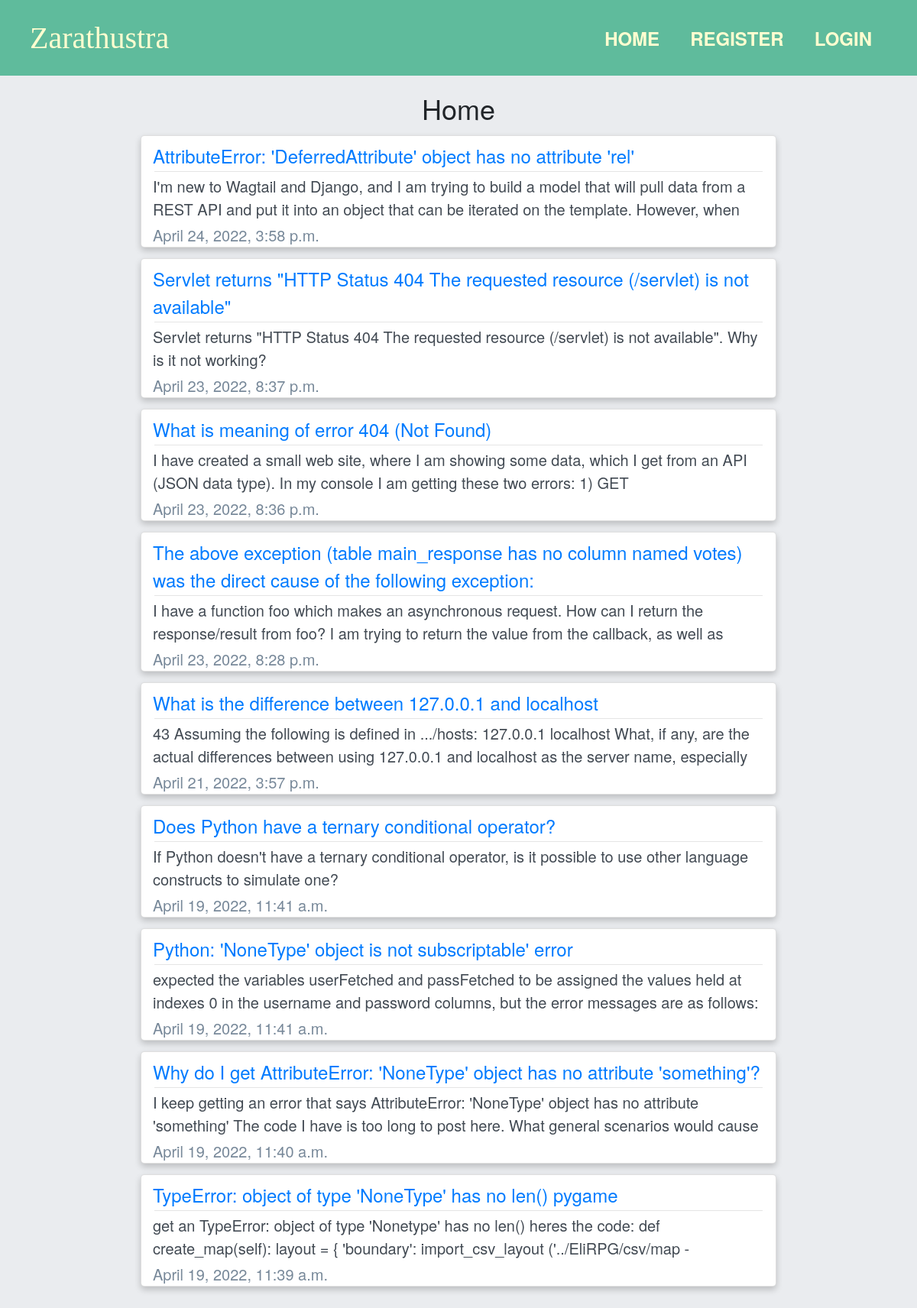
The page / on the database its author committed.
### main/models.py (models this page shows, shortened)
class Question(models.Model):
    author = models.ForeignKey(User, null=False, on_delete=models.CASCADE)
    title = models.CharField(max_length=200, null=False)
    body = models.TextField(null=False)
    created_at = models.DateTimeField(auto_now_add=True)
    updated_at = models.DateTimeField(auto_now=True)

### main/views.py (the view)
# urls.py: path('',views.homePage,name='index'),
def homePage(request):
    questions=Question.objects.all().order_by('-created_at')
    context={
        'questions':questions
    }
    return render(request,'homepage.html',context)

### main/templates/homepage.html (shortened to what this page needs)
{% extends 'layout/page.html' %}
{% block content %}
<div class="question-title text-center">
    <h4> Home</h4>
</div>
{% for question in questions %}
<div class="card-container" ">
  <div class="card justify-content-between">
    <div class="container question1">
      <a class="qtext" href="{% url 'question' question.id %}">
          {{question.title}}</a>
         <hr style="margin: 2px;">
          <div class="body-ellipse" style="font-size: smaller; color:rgb(66, 74, 83)">{{question.body}}</div>
          <div style="font-size: smaller; color:lightslategrey">{{question.created_at}}</div>
        </div>
    </div>
</div>
{% endfor %}
{% endblock %}

### main/templates/layout/page.html (shortened to what this page needs)
{% load static %}
<!DOCTYPE html>
<html>
  <head>
    <link
      rel="stylesheet"
      href="https://cdn.jsdelivr.net/npm/bootstrap@4.0.0/dist/css/bootstrap.min.css"
    />
<link rel="stylesheet" href="https://fonts.sandbox.google.com/css2?family=Material+Symbols+Outlined:opsz,wght,FILL,GRAD@48,400,0,0" />    <title>QES</title>
    <link
      rel="stylesheet"
      type="text/css"
      href="{% static 'main/css/styles.css' %}?{% now 'U' %}"
    />
  </head>
  <body>
    {% include 'navbar.html' %}
    <div class="container-fluid content" >
        {% block content %}
    {% endblock %}
    </div>
  </body>
</html>

### main/templates/navbar.html (shortened to what this page needs)
{% load static %}
<nav class="navbar navbar-expand-sm fixed-top">
  <div class="container-fluid">
    <div class="navbar-header">
      <a class="navbar-brand" href="#">
        <span class="logo">Zarathustra</span></a>
    </div>
    <ul class="nav navbar-nav">
      <li class=" nav-item">
        <a href="{% url 'index' %}" >Home</a>
      </li>
      {% if user.is_authenticated %}   <!--如果
      已经认证-->
      <li class=" nav-item"><a href="{% url 'new-question' %}">New Question</a>
  </li>
  <li class=" nav-item"><a href="{% url 'logout' %}">Exit</a>
    </li>
    {% else %}
    <li class=" nav-item"><a href="{% url 'register' %}">Register</a></li>
    <li class=" nav-item"><a href="{% url 'login' %}">Login</a></li>
      {% endif %}
    </ul>
  </div>
</nav>

### main/static/main/css/styles.css (style rules this page uses)
* { box-sizing: border-box; font-size: 3vh; font-family: 'Helvetica Neue', Helvetica, Arial, sans-serif; }
body { background-color: #eaecef; }
.navbar { background-color: #5FBB9C; }
.logo { font-family: "华文行楷"; color: #Fffdd0; font-size: 5vh; }
.body-ellipse { text-overflow: ellipsis; margin:4px 0; line-height: 1.5em; height: 3em; overflow: hidden; }
.question1 { padding-top:8px }
.content { padding:7vh 2vw; margin-top: 8vh; }
.nav-item a { border: 0; background: none; text-transform: uppercase; color: #Fffdd0; font-weight: bold; position: relative; outline: none; padding: 10px 20px; box-sizing: border-box; }
.nav-item a:before, .nav-item a:after { box-sizing: inherit; position: absolute; content: ''; border: 2px solid transparent; width: 0; height: 0; }
.nav-item a:after { bottom: 0; right: 0; }
.nav-item a:before { top: 0; left: 0; }
.card-container { width: 70vw; height: max-content; margin:0 auto; padding:2px 4px; }
.card { box-shadow: 0 4px 8px 0 rgba(0, 0, 0, 0.2); transition: 0.3s; font-size: 15vh; }
.card { box-shadow: 0 4px 8px 0 rgba(0, 0, 0, 0.2); transition: 0.3s; border-radius: 5px; }
.question-title, .title { margin: 0 7vw; }

### rows shown on the page
Question: title "AttributeError: 'DeferredAttribute' object has no attribute 'rel'", body "I'm new to Wagtail and Django, and I am trying to build a model that will pull data from a REST API and put it into an object that can be iterated on the template. However, when…", created_at "April 24, 2022, 3:58 p.m."
Question: title "Servlet returns \"HTTP Status 404 The requested resource (/servlet) is not available\"", body "Servlet returns \"HTTP Status 404 The requested resource (/servlet) is not available\". Why is it not working?", created_at "April 23, 2022, 8:37 p.m."
Question: title "What is meaning of error 404 (Not Found)", body "I have created a small web site, where I am showing some data, which I get from an API (JSON data type). In my console I am getting these two errors: 1) GET…", created_at "April 23, 2022, 8:36 p.m."
Question: title "The above exception (table main_response has no column named votes) was the direct cause of the following exception:", body "I have a function foo which makes an asynchronous request. How can I return the response/result from foo? I am trying to return the value from the callback, as well as…", created_at "April 23, 2022, 8:28 p.m."
Question: title "What is the difference between 127.0.0.1 and localhost", body "43 Assuming the following is defined in .../hosts: 127.0.0.1 localhost What, if any, are the actual differences between using 127.0.0.1 and localhost as the server name, especially…", created_at "April 21, 2022, 3:57 p.m."
Question: title "Does Python have a ternary conditional operator?", body "If Python doesn't have a ternary conditional operator, is it possible to use other language constructs to simulate one?", created_at "April 19, 2022, 11:41 a.m."
Question: title "Python: 'NoneType' object is not subscriptable' error", body "expected the variables userFetched and passFetched to be assigned the values held at indexes 0 in the username and password columns, but the error messages are as follows:…", created_at "April 19, 2022, 11:41 a.m."
Question: title "Why do I get AttributeError: 'NoneType' object has no attribute 'something'?", body "I keep getting an error that says AttributeError: 'NoneType' object has no attribute 'something' The code I have is too long to post here. What general scenarios would cause…", created_at "April 19, 2022, 11:40 a.m."
Question: title "TypeError: object of type 'NoneType' has no len() pygame", body "get an TypeError: object of type 'Nonetype' has no len() heres the code: def create_map(self): layout = { 'boundary': import_csv_layout ('../EliRPG/csv/map -…", created_at "April 19, 2022, 11:39 a.m."
